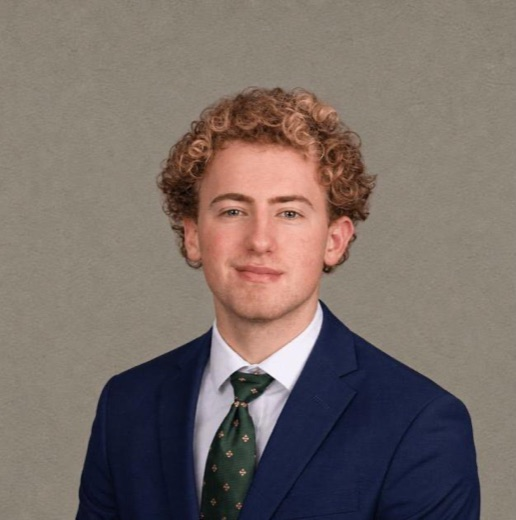
#> input picture assets/jayce.jpg, 516 x 520 px
$ python -i wash.py   (imports and definitions only)
#> lines starting #> are read from the running program, lines starting #| are printed output that depends on the picture
"""Wash photos into the site's look: faded, low-contrast, cool shadows, fog highlights.

    uv run --with pillow --with numpy tools/wash.py assets/raw assets/washed

Each step is a plain tone operation, applied in order:
  1. desaturate most of the colour away
  2. compress contrast and lift the blacks (the faded, matte look)
  3. split-tone: shadows toward Pacific blue, highlights toward fog
  4. soft bloom so highlights bleed slightly, like old film
  5. fine monochrome grain
"""
import sys
from pathlib import Path

import numpy as np
from PIL import Image, ImageFilter

FOG = np.array([0xEE, 0xEB, 0xE4]) / 255     # highlight tint
SEA = np.array([0x3F, 0x58, 0x66]) / 255     # shadow tint
DRIFT = np.array([0x85, 0x74, 0x62]) / 255   # midtone warmth

SATURATION = 0.28   # keep this much of the original colour
BLACK_LIFT = 0.20   # darkest pixel ends up this bright
WHITE_CAP = 0.95    # brightest pixel
TONE = 0.55         # split-tone strength
BLOOM = 0.18
GRAIN = 0.022
MAX_WIDTH = 1800


def wash(img: Image.Image, seed: int) -> Image.Image:
    if img.width > MAX_WIDTH:
        img = img.resize((MAX_WIDTH, round(img.height * MAX_WIDTH / img.width)), Image.LANCZOS)
    a = np.asarray(img.convert("RGB"), dtype=np.float32) / 255

    lum = a @ np.array([0.2126, 0.7152, 0.0722])
    a = lum[..., None] + SATURATION * (a - lum[..., None])

    a = BLACK_LIFT + (WHITE_CAP - BLACK_LIFT) * a
    lum = a @ np.array([0.2126, 0.7152, 0.0722])

    # weights for shadow / mid / highlight, smooth in luminance
    t = np.clip((lum - BLACK_LIFT) / (WHITE_CAP - BLACK_LIFT), 0, 1)[..., None]
    shadow, high = (1 - t) ** 2, t ** 2
    mid = 1 - shadow - high
    tint = shadow * SEA + mid * DRIFT + high * FOG
    # tint by colour, keep the original brightness
    tinted = tint * (lum[..., None] / np.maximum(tint @ np.array([0.2126, 0.7152, 0.0722]), 1e-3)[..., None])
    a = (1 - TONE) * a + TONE * tinted

    blur = np.asarray(
        Image.fromarray((np.clip(a, 0, 1) * 255).astype(np.uint8)).filter(ImageFilter.GaussianBlur(12)),
        dtype=np.float32) / 255
    a = 1 - (1 - a) * (1 - BLOOM * blur)  # screen blend

    rng = np.random.default_rng(seed)
    a = a + rng.normal(0, GRAIN, a.shape[:2])[..., None]

    return Image.fromarray((np.clip(a, 0, 1) * 255).astype(np.uint8))


def main(src: str, dst: str) -> None:
    out = Path(dst)
    out.mkdir(parents=True, exist_ok=True)
    for i, p in enumerate(sorted(Path(src).glob("*.jp*g"))):
        wash(Image.open(p), seed=i).save(out / f"{p.stem}.jpg", quality=84, optimize=True, progressive=True)
        print(p.name)


# [2 lines not run here, left out]

>>> import cv2
>>> picture = cv2.imread('../assets/jayce.jpg', cv2.IMREAD_GRAYSCALE)
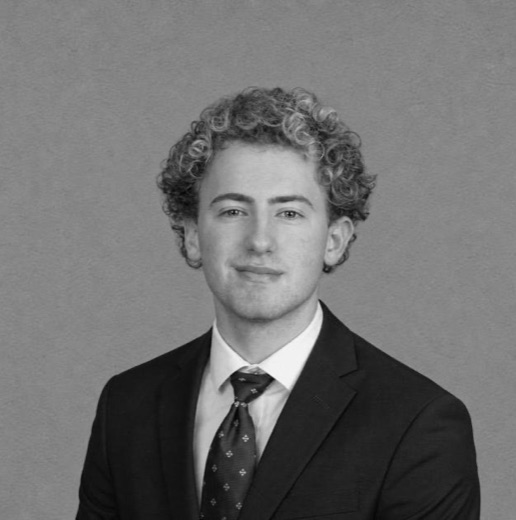
#> picture: shape (520, 516); min 5, max 246, mean 111.7
>>> result = main(picture, 'out.png')
#> (the run stopped early here; a loop or call above may not have finished)
